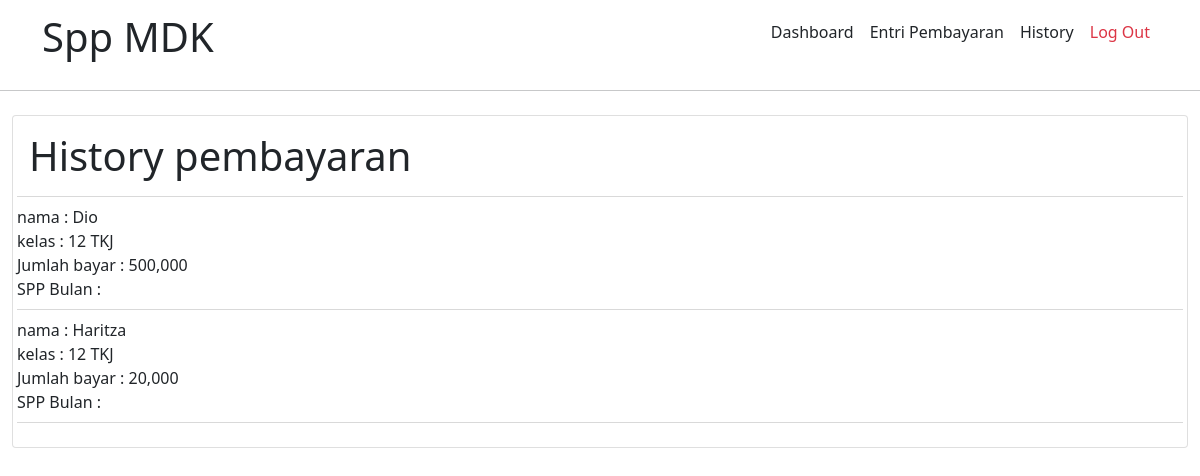
Page /petugas/history/history.php (signed in) on the committed database.
### tables this page shows
CREATE TABLE `pembayaran` (
  `id_pembayaran` int(11) NOT NULL,
  `id_petugas` int(11) NOT NULL,
  `nisn` varchar(10) NOT NULL,
  `tgl_bayar` varchar(50) NOT NULL,
  `bulan_bayar` varchar(8) NOT NULL,
  `tahun_dibayar` varchar(4) NOT NULL,
  `id_spp` int(11) NOT NULL,
  `jumblah_bayar` int(11) NOT NULL
);

CREATE TABLE `siswa` (
  `nisn` int(10) NOT NULL,
  `nis` int(8) NOT NULL,
  `nama` varchar(35) NOT NULL,
  `id_kelas` int(11) NOT NULL,
  `alamat` text NOT NULL,
  `no_telp` int(13) NOT NULL,
  `id_spp` int(11) NOT NULL
);

CREATE TABLE `kelas` (
  `id_kelas` int(11) NOT NULL,
  `nama_kelas` varchar(10) NOT NULL,
  `kompetensi_keahlian` varchar(50) NOT NULL
);

### petugas/history/api-history.php (the view, shortened to what this page needs)
<?php
include '../pembayaran/api/koneksi.php';
$sql ="SELECT * FROM pembayaran as a LEFT JOIN siswa as b ON a.nisn = b.nisn LEFT JOIN spp as c ON a.id_spp = c.id_spp LEFT JOIN petugas as
d ON a.id_petugas = d.id_petugas LEFT JOIN kelas as e ON b.id_kelas = e.id_kelas ";
$query = mysqli_query($kon, $sql);
while ($row = mysqli_fetch_array($query))
{
    $jmb_bayar =$row['jumblah_bayar'];
	echo 'nama : '.$row['nama'].' <br> '  ;
	echo 'kelas : '.$row['nama_kelas'].' <br> '  ;
	echo 'Jumlah bayar : '.number_format($jmb_bayar).' <br> '  ;
	echo 'SPP Bulan : '.$row['bulan_dibayar'].' <br> '  ;
	echo '<div class="dropdown-divider"></div>'  ;
}
?>

### rows in the picture
pembayaran: siswa.nama "Dio", kelas.nama_kelas "12 TKJ", jumblah_bayar "500,000"
pembayaran: siswa.nama "Haritza", kelas.nama_kelas "12 TKJ", jumblah_bayar "20,000"
